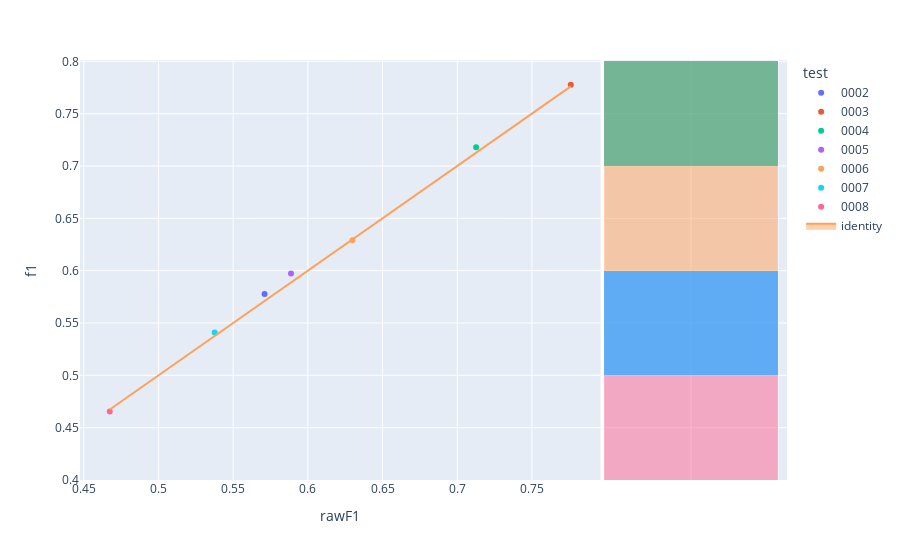

The notebook cell this image was saved under:
### Code cell
fig=px.scatter(experimentModels,x='rawF1',y='f1',color='test',hover_name='modelId', marginal_y="histogram")
fig.add_trace(
    go.Scatter(x=experimentModels['rawF1'], y=experimentModels['rawF1'], name="identity", mode='lines',fill="toself")
)
fig.show()

### Figure 1 — Plotly figure (JSON) as saved in the notebook; plotly's stock layout.template omitted (floating-point values rounded to 4 significant figures)
{"data": [{"hovertemplate": "<b>%{hovertext}</b><br><br>test=0002<br>rawF1=%{x}<br>f1=%{y}<extra></extra>", "hovertext": ["9e8c92c9-d012-4e46-a60f-74540df5103d"], "legendgroup": "0002", "marker": {"color": "#636efa", "symbol": "circle"}, "mode": "markers", "name": "0002", "orientation": "v", "showlegend": true, "type": "scatter", "x": [0.571], "xaxis": "x", "y": [0.5778], "yaxis": "y"}, {"alignmentgroup": "True", "bingroup": "y", "hovertemplate": "test=0002<br>f1=%{y}<br>count=%{x}<extra></extra>", "legendgroup": "0002", "marker": {"color": "#636efa"}, "name": "0002", "offsetgroup": "0002", "opacity": 0.5, "showlegend": false, "type": "histogram", "xaxis": "x2", "y": [0.5778], "yaxis": "y2"}, {"hovertemplate": "<b>%{hovertext}</b><br><br>test=0003<br>rawF1=%{x}<br>f1=%{y}<extra></extra>", "hovertext": ["16258fa7-20b7-495e-a32f-75aec610ef66"], "legendgroup": "0003", "marker": {"color": "#EF553B", "symbol": "circle"}, "mode": "markers", "name": "0003", "orientation": "v", "showlegend": true, "type": "scatter", "x": [0.776], "xaxis": "x", "y": [0.7776], "yaxis": "y"}, {"alignmentgroup": "True", "bingroup": "y", "hovertemplate": "test=0003<br>f1=%{y}<br>count=%{x}<extra></extra>", "legendgroup": "0003", "marker": {"color": "#EF553B"}, "name": "0003", "offsetgroup": "0003", "opacity": 0.5, "showlegend": false, "type": "histogram", "xaxis": "x2", "y": [0.7776], "yaxis": "y2"}, {"hovertemplate": "<b>%{hovertext}</b><br><br>test=0004<br>rawF1=%{x}<br>f1=%{y}<extra></extra>", "hovertext": ["3654a0cd-77b5-4bcf-8238-54296d7c1a27"], "legendgroup": "0004", "marker": {"color": "#00cc96", "symbol": "circle"}, "mode": "markers", "name": "0004", "orientation": "v", "showlegend": true, "type": "scatter", "x": [0.7127], "xaxis": "x", "y": [0.7178], "yaxis": "y"}, {"alignmentgroup": "True", "bingroup": "y", "hovertemplate": "test=0004<br>f1=%{y}<br>count=%{x}<extra></extra>", "legendgroup": "0004", "marker": {"color": "#00cc96"}, "name": "0004", "offsetgroup": "0004", "opacity": 0.5, "showlegend": false, "type": "histogram", "xaxis": "x2", "y": [0.7178], "yaxis": "y2"}, {"hovertemplate": "<b>%{hovertext}</b><br><br>test=0005<br>rawF1=%{x}<br>f1=%{y}<extra></extra>", "hovertext": ["8cec6075-9679-4f7b-b5c7-d6ff36147e79"], "legendgroup": "0005", "marker": {"color": "#ab63fa", "symbol": "circle"}, "mode": "markers", "name": "0005", "orientation": "v", "showlegend": true, "type": "scatter", "x": [0.5887], "xaxis": "x", "y": [0.5972], "yaxis": "y"}, {"alignmentgroup": "True", "bingroup": "y", "hovertemplate": "test=0005<br>f1=%{y}<br>count=%{x}<extra></extra>", "legendgroup": "0005", "marker": {"color": "#ab63fa"}, "name": "0005", "offsetgroup": "0005", "opacity": 0.5, "showlegend": false, "type": "histogram", "xaxis": "x2", "y": [0.5972], "yaxis": "y2"}, {"hovertemplate": "<b>%{hovertext}</b><br><br>test=0006<br>rawF1=%{x}<br>f1=%{y}<extra></extra>", "hovertext": ["5401bdbe-22c1-42a0-9740-d2921a271387"], "legendgroup": "0006", "marker": {"color": "#FFA15A", "symbol": "circle"}, "mode": "markers", "name": "0006", "orientation": "v", "showlegend": true, "type": "scatter", "x": [0.6298], "xaxis": "x", "y": [0.6289], "yaxis": "y"}, {"alignmentgroup": "True", "bingroup": "y", "hovertemplate": "test=0006<br>f1=%{y}<br>count=%{x}<extra></extra>", "legendgroup": "0006", "marker": {"color": "#FFA15A"}, "name": "0006", "offsetgroup": "0006", "opacity": 0.5, "showlegend": false, "type": "histogram", "xaxis": "x2", "y": [0.6289], "yaxis": "y2"}, {"hovertemplate": "<b>%{hovertext}</b><br><br>test=0007<br>rawF1=%{x}<br>f1=%{y}<extra></extra>", "hovertext": ["2d237bf5-9265-439a-827b-f1411cb4fc3a"], "legendgroup": "0007", "marker": {"color": "#19d3f3", "symbol": "circle"}, "mode": "markers", "name": "0007", "orientation": "v", "showlegend": true, "type": "scatter", "x": [0.5376], "xaxis": "x", "y": [0.541], "yaxis": "y"}, {"alignmentgroup": "True", "bingroup": "y", "hovertemplate": "test=0007<br>f1=%{y}<br>count=%{x}<extra></extra>", "legendgroup": "0007", "marker": {"color": "#19d3f3"}, "name": "0007", "offsetgroup": "0007", "opacity": 0.5, "showlegend": false, "type": "histogram", "xaxis": "x2", "y": [0.541], "yaxis": "y2"}, {"hovertemplate": "<b>%{hovertext}</b><br><br>test=0008<br>rawF1=%{x}<br>f1=%{y}<extra></extra>", "hovertext": ["8bf430c8-bbc9-4ee2-927e-75f7a5e76570"], "legendgroup": "0008", "marker": {"color": "#FF6692", "symbol": "circle"}, "mode": "markers", "name": "0008", "orientation": "v", "showlegend": true, "type": "scatter", "x": [0.4674], "xaxis": "x", "y": [0.4655], "yaxis": "y"}, {"alignmentgroup": "True", "bingroup": "y", "hovertemplate": "test=0008<br>f1=%{y}<br>count=%{x}<extra></extra>", "legendgroup": "0008", "marker": {"color": "#FF6692"}, "name": "0008", "offsetgroup": "0008", "opacity": 0.5, "showlegend": false, "type": "histogram", "xaxis": "x2", "y": [0.4655], "yaxis": "y2"}, {"fill": "toself", "mode": "lines", "name": "identity", "type": "scatter", "x": [0.571, 0.776, 0.7127, 0.5887, 0.6298, 0.5376, 0.4674], "y": [0.571, 0.776, 0.7127, 0.5887, 0.6298, 0.5376, 0.4674]}], "layout": {"barmode": "overlay", "legend": {"title": {"text": "test"}, "tracegroupgap": 0}, "margin": {"t": 60}, "xaxis": {"anchor": "y", "domain": [0, 0.7363], "title": {"text": "rawF1"}}, "xaxis2": {"anchor": "y2", "domain": [0.7413, 1], "matches": "x2", "showgrid": true, "showline": false, "showticklabels": false, "ticks": ""}, "yaxis": {"anchor": "x", "domain": [0, 1], "title": {"text": "f1"}}, "yaxis2": {"anchor": "x2", "domain": [0, 1], "matches": "y", "showgrid": true, "showticklabels": false}}}
